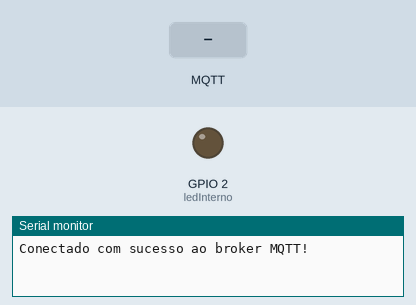
Simulated run of this sketch. Board: ESP32. Parts: output pins drawn as LEDs (lit = HIGH), the last lines printed to the serial monitor. The inputs (shaded band) are chosen by the test bench. WiFi joins after 1.5 s; servers stay silent unless stated; no MQTT or app messages arrive unless stated.

Above: at 2.7 s.
2.8 s: MQTT message "myesp32" arrives on the first subscribed topic
At 3.4 s:
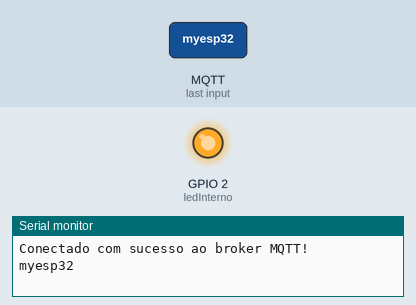
4.3 s: MQTT message "on" arrives on the first subscribed topic
5.8 s: MQTT message "off" arrives on the first subscribed topic
Timing chart, 0 to 8.8 s (numbered marks = the images above; inputs shaded):
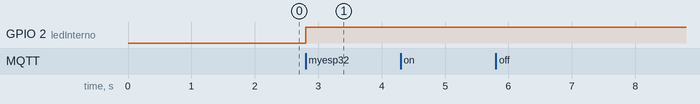

Measured:
- after the input at 2.8 s, GPIO 2 (ledInterno): LOW → HIGH at once

The sketch:

codigo_esp32.ino
```cpp
#include <WiFi.h>
#include <WiFiClientSecure.h>
#include <ESPmDNS.h>
#include <WiFiUdp.h>
#include <ArduinoOTA.h>
#include <Ultrasonic.h>
#include <PubSubClient.h>
#include "constants_h.h"


WiFiClientSecure espClient;
PubSubClient MQTT(espClient); // Instancia o Cliente MQTT passando o objeto espClient


long microsec;
float cmMsec;

Ultrasonic ultrasonic(TRIGGER_PIN, ECHO_PIN);

void VerificaConexoesWiFIEMQTT(void)
{
  if (!MQTT.connected())
    reconnectMQTT(); //se não há conexão com o Broker, a conexão é refeita

  //reconectWiFi(); //se não há conexão com o WiFI, a conexão é refeita
}
void reconectWiFi()
{
    //se já está conectado a rede WI-FI, nada é feito.
    //Caso contrário, são efetuadas tentativas de conexão

    if (WiFi.status() == WL_CONNECTED)
        return;

    WiFi.begin(ssid, password); // Conecta na rede WI-FI
    WiFi.mode(WIFI_STA);
    while (WiFi.waitForConnectResult() != WL_CONNECTED) {
        Serial.println("Connection Failed! Rebooting...");
        delay(5000);
        ESP.restart();
    }

    Serial.println();
    Serial.print("Conectado com sucesso na rede ");
    Serial.print(ssid);
    Serial.println("IP obtido: ");
    Serial.println(WiFi.localIP());
}

void reconnectMQTT()
{
  while (!MQTT.connected())
  {
    Serial.print("* Tentando se conectar ao Broker MQTT: ");
    Serial.println(BROKER_MQTT);
    if (MQTT.connect(ID_MQTT,brokerUser,brokerPassword))
    {
      Serial.println("Conectado com sucesso ao broker MQTT!");
      MQTT.subscribe(TOPICO_SUBSCRIBE);
    }
    else
    {
      Serial.println("Falha ao reconectar no broker.");
      Serial.println("Havera nova tentatica de conexao em 2s");
      delay(2000);
    }
  }
}
void mqtt_callback(char* topic, byte* payload, unsigned int length)
{
  String msg;

  //obtem a string do payload recebido
  for (int i = 0; i < length; i++)
  {
    char c = (char)payload[i];
    msg += c;
  }
  Serial.println(msg);
  //toma ação dependendo da string recebida:
  //verifica se deve colocar nivel alto de tensão na saída LED_INTERNO:
  //IMPORTANTE: o Led já contido na placa é acionado com lógica invertida (ou seja,
  //enviar HIGH para o output faz o Led apagar / enviar LOW faz o Led acender)
  if (msg.equals(uuid))
  {
    digitalWrite(ledInterno, LOW);
    char teste[120];
    // for (int i = 0; i < qtdMedicoes; i++)
    // {
      microsec = ultrasonic.timing();
    //  microsec += ultrasonic.timing();
    //   delay(100);
    // }

    //microsec=microsec/qtdMedicoes;
    delay(100);
    cmMsec = ultrasonic.convert(microsec, Ultrasonic::CM);

    int cisternaBaixo = 0;
    int cisternaAlto = !(digitalRead(sensorB2));
    delay(10);
    int caixadaguaAlto = !(digitalRead(sensorB1));
    delay(10);
    int caixadaguaBaixo = !(digitalRead(sensorA1));

    if(cisternaAlto == 1){
      cisternaBaixo = 1;
     }
    if(100*(1-(cmMsec-altura_da_tampa)/altura_da_caixa) <= 10.00){
      caixadaguaBaixo = 0;
      }
     else{
      caixadaguaBaixo = 1;
      }
    //100*cmMsec/altura_da_caixa
    sprintf(teste, "{\"client\":\"%s\",\"wifi_db\":%d,\"sensors\":{\"sc1\":%d,\"sc2\":%d,\"scx1\":%d,\"scx2\":%d,\"volume\":%.2f}}", uuid, WiFi.RSSI(),cisternaAlto, cisternaBaixo, caixadaguaAlto, caixadaguaBaixo,100*(1-(cmMsec-altura_da_tampa)/altura_da_caixa));

    MQTT.publish(TOPICO_PUBLISH, teste);
    //EstadoSaida = '1';
    //msg = "";
  }
  else if(msg.equals(uuid_status)){
    long wifi = WiFi.RSSI();
    char jsonAlive[60];
    sprintf(jsonAlive,"{\"client\":\"%s\",\"wifi_db\":%d,\"status\":\"online\"}", uuid, WiFi.RSSI());
    MQTT.publish(TOPICO_ALIVE, jsonAlive);
  }
  else
  {
    digitalWrite(ledInterno, HIGH);
    MQTT.publish(TOPICO_PUBLISH, "Parâmetro recebido incorreto");
    //EstadoSaida = '0';
    //msg = "";
  }


}

void setup() {
  espClient.setCACert(test_root_ca);
  MQTT.setServer(BROKER_MQTT, BROKER_PORT);   //informa qual broker e porta deve ser conectado
  MQTT.setCallback(mqtt_callback);            //atribui função de callback (função chamada quando qualquer informação de um dos tópicos subescritos chega)
  pinMode(sensorA1, INPUT);
  pinMode(sensorB1, INPUT);
  pinMode(sensorB2, INPUT);
  pinMode(ledInterno,OUTPUT);

  Serial.begin(115200);
  Serial.println("Booting");

  reconectWiFi();

  // Port defaults to 3232
  // ArduinoOTA.setPort(3232);

  // Hostname defaults to esp3232-[MAC]
  // ArduinoOTA.setHostname("myesp32");

  // No authentication by default
  // ArduinoOTA.setPassword("admin");

  // Password can be set with it's md5 value as well
  // MD5(admin) = 21232f297a57a5a743894a0e4a801fc3
  // ArduinoOTA.setPasswordHash("21232f297a57a5a743894a0e4a801fc3");

  ArduinoOTA
  .onStart([]() {
    String type;
    if (ArduinoOTA.getCommand() == U_FLASH)
      type = "sketch";
    else // U_SPIFFS
      type = "filesystem";

    // NOTE: if updating SPIFFS this would be the place to unmount SPIFFS using SPIFFS.end()
    Serial.println("Start updating " + type);
  })
  .onEnd([]() {
    Serial.println("\nEnd");
  })
  .onProgress([](unsigned int progress, unsigned int total) {
    Serial.printf("Progress: %u%%\r", (progress / (total / 100)));
  })
  .onError([](ota_error_t error) {
    Serial.printf("Error[%u]: ", error);
    if (error == OTA_AUTH_ERROR) Serial.println("Auth Failed");
    else if (error == OTA_BEGIN_ERROR) Serial.println("Begin Failed");
    else if (error == OTA_CONNECT_ERROR) Serial.println("Connect Failed");
    else if (error == OTA_RECEIVE_ERROR) Serial.println("Receive Failed");
    else if (error == OTA_END_ERROR) Serial.println("End Failed");
  });

  ArduinoOTA.begin();

  Serial.println("Ready");
  Serial.print("IP address: ");
  Serial.println(WiFi.localIP());
}

void loop() {

  VerificaConexoesWiFIEMQTT();
  //keep-alive da comunicação com broker MQTT
  MQTT.loop();

  ArduinoOTA.handle();

}
```

constants_h.h
```cpp
#define ID_MQTT  "NODEMCU"

const char* TOPICO_SUBSCRIBE = "NODEMCU_PIPA";    //tópico MQTT de escuta
const char* TOPICO_ALIVE  = "STATUS_PIPA";   //tópico MQTT de envio de informações para Broker
const char* TOPICO_PUBLISH  = "NODEJS_PIPA";   //tópico MQTT de envio de informações para Broker
const char* uuid = "pipa_001";
const char* uuid_status  = "pipa_001_status";   //tópico MQTT de envio de informações para Broker


const char* test_root_ca= \
     "-----BEGIN CERTIFICATE-----\n" \
     "MIIDSjCCAjKgAwIBAgIQRK+wgNajJ7qJMDmGLvhAazANBgkqhkiG9w0BAQUFADA/\n" \
     "MSQwIgYDVQQKExtEaWdpdGFsIFNpZ25hdHVyZSBUcnVzdCBDby4xFzAVBgNVBAMT\n" \
     "DkRTVCBSb290IENBIFgzMB4XDTAwMDkzMDIxMTIxOVoXDTIxMDkzMDE0MDExNVow\n" \
     "PzEkMCIGA1UEChMbRGlnaXRhbCBTaWduYXR1cmUgVHJ1c3QgQ28uMRcwFQYDVQQD\n" \
     "Ew5EU1QgUm9vdCBDQSBYMzCCASIwDQYJKoZIhvcNAQEBBQADggEPADCCAQoCggEB\n" \
     "AN+v6ZdQCINXtMxiZfaQguzH0yxrMMpb7NnDfcdAwRgUi+DoM3ZJKuM/IUmTrE4O\n" \
     "rz5Iy2Xu/NMhD2XSKtkyj4zl93ewEnu1lcCJo6m67XMuegwGMoOifooUMM0RoOEq\n" \
     "OLl5CjH9UL2AZd+3UWODyOKIYepLYYHsUmu5ouJLGiifSKOeDNoJjj4XLh7dIN9b\n" \
     "xiqKqy69cK3FCxolkHRyxXtqqzTWMIn/5WgTe1QLyNau7Fqckh49ZLOMxt+/yUFw\n" \
     "7BZy1SbsOFU5Q9D8/RhcQPGX69Wam40dutolucbY38EVAjqr2m7xPi71XAicPNaD\n" \
     "aeQQmxkqtilX4+U9m5/wAl0CAwEAAaNCMEAwDwYDVR0TAQH/BAUwAwEB/zAOBgNV\n" \
     "HQ8BAf8EBAMCAQYwHQYDVR0OBBYEFMSnsaR7LHH62+FLkHX/xBVghYkQMA0GCSqG\n" \
     "SIb3DQEBBQUAA4IBAQCjGiybFwBcqR7uKGY3Or+Dxz9LwwmglSBd49lZRNI+DT69\n" \
     "ikugdB/OEIKcdBodfpga3csTS7MgROSR6cz8faXbauX+5v3gTt23ADq1cEmv8uXr\n" \
     "AvHRAosZy5Q6XkjEGB5YGV8eAlrwDPGxrancWYaLbumR9YbK+rlmM6pZW87ipxZz\n" \
     "R8srzJmwN0jP41ZL9c8PDHIyh8bwRLtTcm1D9SZImlJnt1ir/md2cXjbDaJWFBM5\n" \
     "JDGFoqgCWjBH4d1QB7wCCZAA62RjYJsWvIjJEubSfZGL+T0yjWW06XyxV3bqxbYo\n" \
     "Ob8VZRzI9neWagqNdwvYkQsEjgfbKbYK7p2CNTUQ\n" \
     "-----END CERTIFICATE-----\n";

int qtdMedicoes = 5;


const char* BROKER_MQTT = "d0b5f4bcb08a43189a9bd4e2bef485db.s1.eu.hivemq.cloud";

const char* brokerUser = "pipauser";
const char* brokerPassword = "P1p4_mqtt";

int BROKER_PORT = 8883; // Porta do Broker MQTT

const char* ssid = "Wifi";
const char* password = "w1f1gabriel";

int altura_da_caixa = 70;
int altura_da_tampa = 14  ;
int ledInterno = 2;
int TRIGGER_PIN = 26;
int ECHO_PIN    = 27;
int sensorA1 = 35;
int sensorB1 = 32;
int sensorB2 = 33;
```
